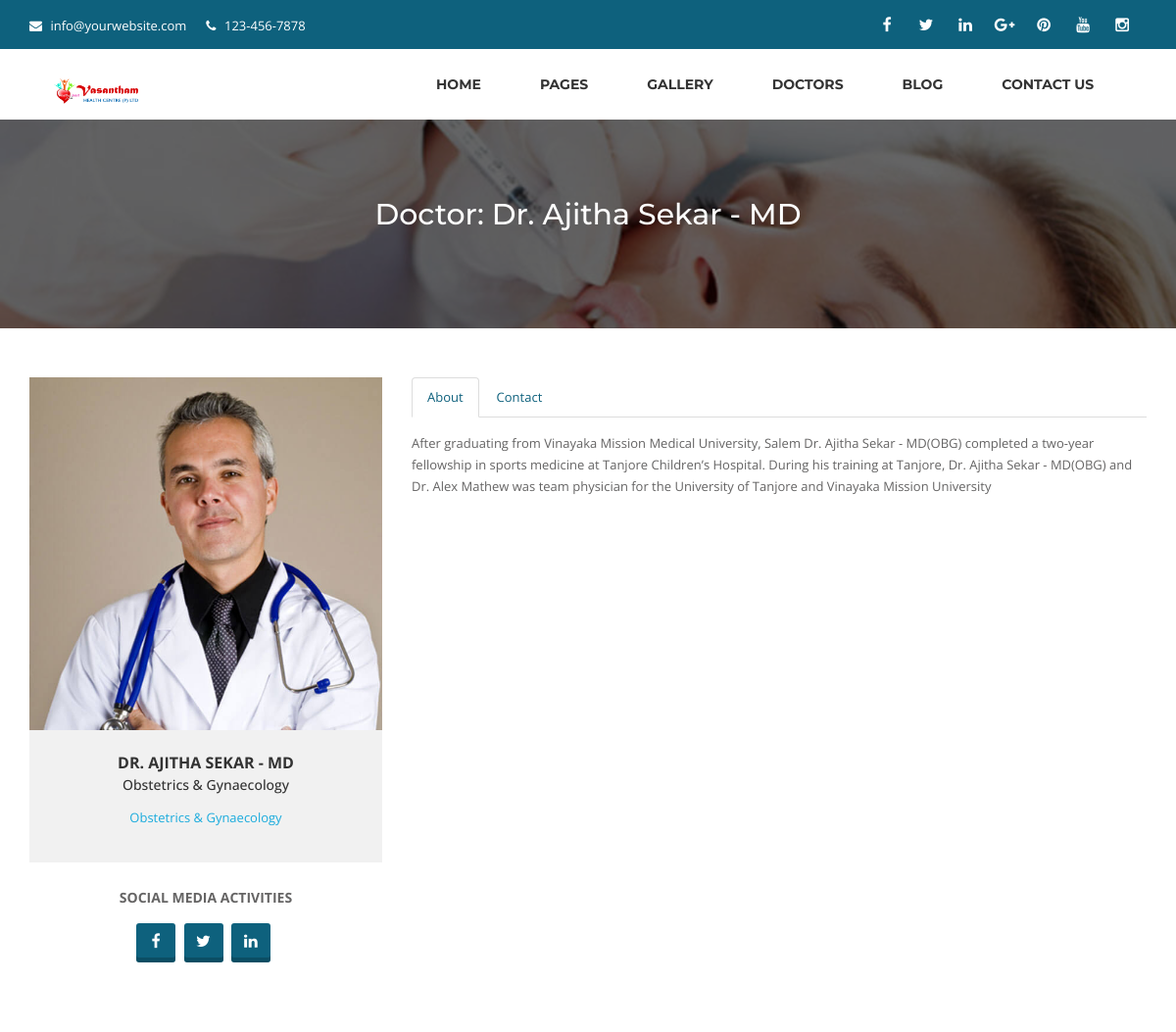
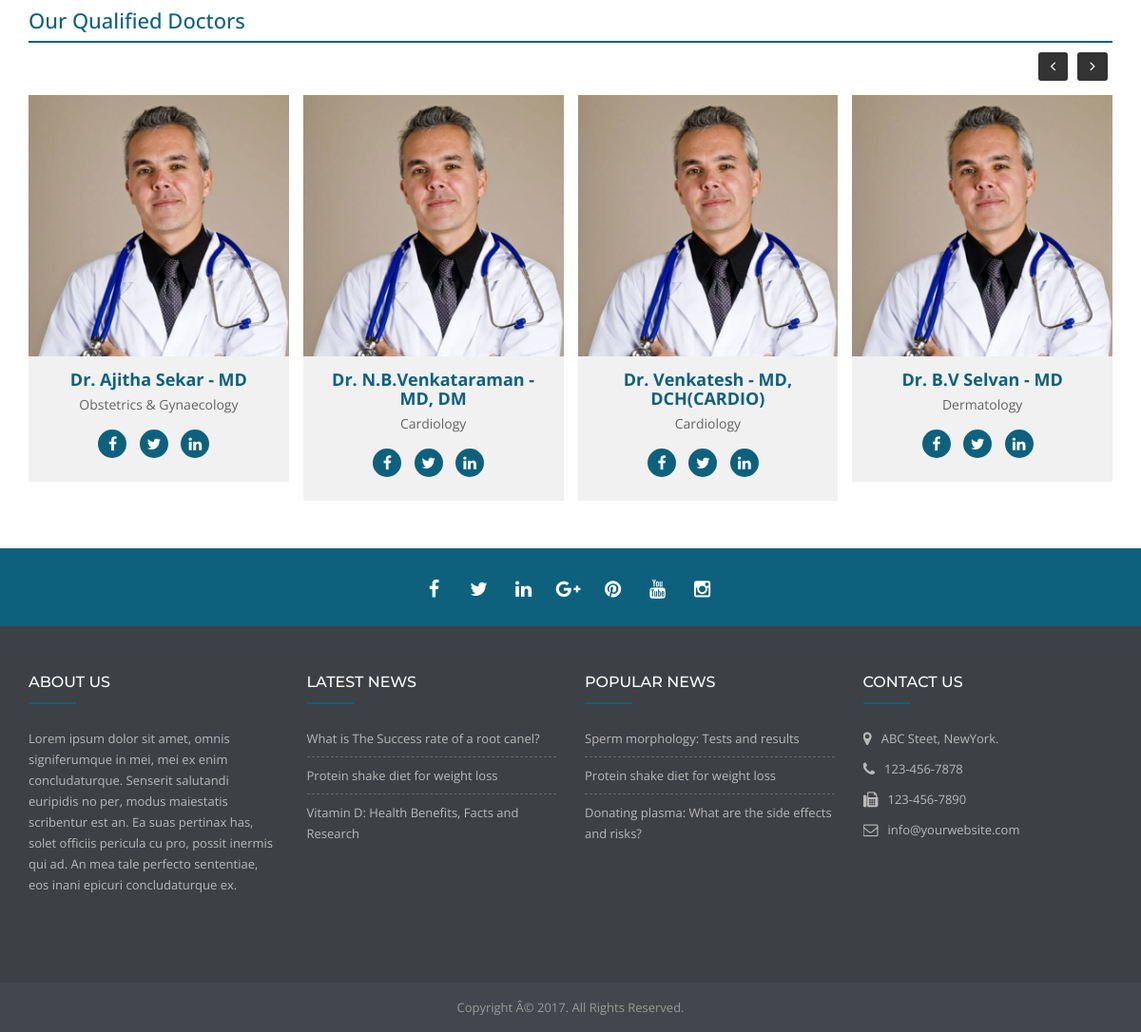
The page /backend/doctor/dr-ajitha-sekar on the database its author committed (2 pictures, top to bottom).
### tables this page shows
CREATE TABLE `settings` (
  `id` int(11) NOT NULL,
  `logo` varchar(255) NOT NULL,
  `favicon` varchar(255) NOT NULL,
  `footer_about` text NOT NULL,
  `footer_copyright` text NOT NULL,
  `contact_address` text NOT NULL,
  `contact_email` varchar(255) NOT NULL,
  `contact_phone` varchar(255) NOT NULL,
  `contact_fax` varchar(255) NOT NULL,
  `contact_map_iframe` text NOT NULL,
  `receive_email` varchar(255) NOT NULL,
  `receive_email_subject` varchar(255) NOT NULL,
  `receive_email_thank_you_message` text NOT NULL,
  `total_recent_news_footer` int(10) NOT NULL,
  `total_popular_news_footer` int(10) NOT NULL,
  `total_recent_news_sidebar` int(11) NOT NULL,
  `total_popular_news_sidebar` int(11) NOT NULL,
  `total_recent_news_home_page` int(11) NOT NULL,
  `meta_title_home` text NOT NULL,
  `meta_keyword_home` text NOT NULL,
  `meta_description_home` text NOT NULL,
  `home_title_service` varchar(255) NOT NULL,
  `home_subtitle_service` varchar(255) NOT NULL,
  `home_status_service` int(11) NOT NULL,
  `home_title_department` varchar(255) NOT NULL,
  `home_subtitle_department` varchar(255) NOT NULL,
  `home_status_department` int(11) NOT NULL,
  `home_title_doctor` varchar(255) NOT NULL,
  `home_subtitle_doctor` varchar(255) NOT NULL,
  `home_status_doctor` int(11) NOT NULL,
  `home_title_pricing` varchar(255) NOT NULL,
  `home_subtitle_pricing` varchar(255) NOT NULL,
  `home_status_pricing` int(11) NOT NULL,
  `home_title_testimonial` varchar(255) NOT NULL,
  `home_subtitle_testimonial` varchar(255) NOT NULL,
  `home_status_testimonial` int(11) NOT NULL,
  `home_title_news` varchar(255) NOT NULL,
  `home_subtitle_news` varchar(255) NOT NULL,
  `home_status_news` int(11) NOT NULL,
  `home_title_partner` varchar(255) NOT NULL,
  `home_subtitle_partner` varchar(255) NOT NULL,
  `home_status_partner` int(11) NOT NULL,
  `color` varchar(20) NOT NULL
);

CREATE TABLE `social` (
  `social_id` int(11) NOT NULL,
  `social_name` varchar(30) NOT NULL,
  `social_url` varchar(255) NOT NULL,
  `social_icon` varchar(30) NOT NULL
);

CREATE TABLE `menu` (
  `menu_id` int(11) NOT NULL,
  `menu_type` varchar(255) NOT NULL,
  `menu_name` varchar(255) NOT NULL,
  `category_or_page_slug` varchar(255) NOT NULL,
  `menu_order` int(11) NOT NULL,
  `menu_parent` int(11) NOT NULL,
  `menu_url` varchar(255) NOT NULL
);

CREATE TABLE `doctor` (
  `id` int(11) NOT NULL,
  `name` varchar(255) NOT NULL,
  `slug` varchar(255) NOT NULL,
  `designation_id` int(11) NOT NULL,
  `photo` varchar(255) NOT NULL,
  `banner` varchar(255) NOT NULL,
  `degree` varchar(255) NOT NULL,
  `detail` text NOT NULL,
  `facebook` varchar(255) NOT NULL,
  `twitter` varchar(255) NOT NULL,
  `linkedin` varchar(255) NOT NULL,
  `youtube` varchar(255) NOT NULL,
  `google_plus` varchar(255) NOT NULL,
  `instagram` varchar(255) NOT NULL,
  `flickr` varchar(255) NOT NULL,
  `address` text NOT NULL,
  `practice_location` text NOT NULL,
  `phone` varchar(100) NOT NULL,
  `email` varchar(100) NOT NULL,
  `website` varchar(100) NOT NULL,
  `status` varchar(30) NOT NULL,
  `meta_title` varchar(255) NOT NULL,
  `meta_keyword` text NOT NULL,
  `meta_description` text NOT NULL
);

CREATE TABLE `designation` (
  `designation_id` int(11) NOT NULL,
  `designation_name` varchar(100) NOT NULL,
  `department_tamil` text DEFAULT NULL,
  `designation_detail` varchar(250) DEFAULT NULL
);

CREATE TABLE `news` (
  `news_id` int(11) NOT NULL,
  `news_title` varchar(255) NOT NULL,
  `news_slug` varchar(255) NOT NULL,
  `news_content` text NOT NULL,
  `news_date` varchar(255) NOT NULL,
  `photo` varchar(255) NOT NULL,
  `category_id` int(11) NOT NULL,
  `publisher` varchar(255) NOT NULL,
  `total_view` int(11) NOT NULL,
  `meta_title` varchar(255) NOT NULL,
  `meta_keyword` text NOT NULL,
  `meta_description` text NOT NULL
);

### backend/doctor.php (the view, shortened to what this page needs)
<?php require_once('header.php'); ?>
<?php
$statement = $pdo->prepare("SELECT * FROM doctor WHERE slug=?");
$statement->execute(array($_REQUEST['slug']));
$result = $statement->fetchAll(PDO::FETCH_ASSOC);
foreach ($result as $row)
{
	$name              = $row['name'];
	$designation_id    = $row['designation_id'];
	$photo             = $row['photo'];
	$banner            = $row['banner'];
	$detail            = $row['detail'];
	$facebook          = $row['facebook'];
	$twitter           = $row['twitter'];
	$linkedin          = $row['linkedin'];
}
$statement = $pdo->prepare("SELECT * FROM designation WHERE designation_id=?");
$statement->execute(array($designation_id));
$result = $statement->fetchAll(PDO::FETCH_ASSOC);
foreach ($result as $row)
{
	$designation_name = $row['designation_name'];
}
?>
<div class="page-banner" style="background-image:url(<?php echo BASE_URL; ?>assets/uploads/<?php echo $banner; ?>);">
	<div class="overlay"></div>
	<div class="container">
		<div class="row">
			<div class="col-md-12">
				<div class="banner-text">
					<h1>Doctor: <?php echo $name; ?></h1>
				</div>
			</div>
		</div>
	</div>
</div>
<section class="doctor-detail">
	<div class="container">
		<div class="row">
			<div class="col-md-4">
				<div class="doctor-single">
					<div class="thumb">
						<img src="<?php echo BASE_URL; ?>assets/uploads/<?php echo $photo; ?>" alt="<?php echo $name; ?>">
					</div>
					<div class="text">
						<h2><?php echo $name; ?></h2>
						<h3><?php echo $designation_name; ?></h3>
						<p>
						<?php echo $designation_name; ?>
						</p>
					</div>
					<div class="social">
						<div class="title">
							Social Media Activities
						</div>
						<ul>
							<?php if($facebook!=''): ?>
								<li><a href="<?php echo $facebook; ?>" target="_blank"><i class="fa fa-facebook"></i></a></li>
							<?php endif; ?>
							<?php if($twitter!=''): ?>
								<li><a href="<?php echo $twitter; ?>" target="_blank"><i class="fa fa-twitter"></i></a></li>
							<?php endif; ?>
							<?php if($linkedin!=''): ?>
								<li><a href="<?php echo $linkedin; ?>" target="_blank"><i class="fa fa-linkedin"></i></a></li>
							<?php endif; ?>
						</ul>
					</div>
				</div>
			</div>
			<div class="col-md-8">
				<div class="doctor-detail-tab">
					<ul class="nav nav-tabs">
						<li class="active"><a href="#tab1" data-toggle="tab" aria-expanded="true">About</a></li>
						<li class=""><a href="#tab2" data-toggle="tab" aria-expanded="false">Contact</a></li>
					</ul>
					<div class="tab-content">
						<div class="tab-pane fade active in" id="tab1">
							<div class="row">
								<div class="col-md-12">
									<div class="content">
										<?php echo $detail; ?>
									</div>
								</div>
							</div>
						</div>
					</div>
				</div>
			</div>
		</div>
	</div>
</section>
<section class="doctor-v2" style="padding-top:0;">
	<div class="container">
		<div class="row">
			<div class="col-md-12">
				<div class="heading-normal">
					<h2>Our Qualified Doctors</h2>
				</div>
			</div>
		</div>
		<div class="gap-small"></div>
		<div class="row">
			<div class="col-md-12">
				<div class="doctor-carousel">
					<?php
					$statement = $pdo->prepare("SELECT
												t1.id,
												t1.name,
												t1.slug,
												t1.designation_id,
												t1.photo,
												t1.facebook,
												t1.twitter,
												t1.linkedin,
												t1.youtube,
												t1.google_plus,
												t1.instagram,
												t1.flickr,
												t2.designation_id,
												t2.designation_name
					                           FROM doctor t1
					                           JOIN designation t2
					                           ON t1.designation_id = t2.designation_id
					                           WHERE t1.status = ?
					                           ");
					$statement->execute(array('Active'));
					$result = $statement->fetchAll(PDO::FETCH_ASSOC);
					foreach ($result as $row) {
						?>
						<div class="item wow fadeInUp">
							<div class="thumb">
								<div class="photo" style="background-image:url(<?php echo BASE_URL; ?>assets/uploads/<?php echo $row['photo']; ?>);"></div>
							</div>
							<div class="text">
								<h3><a href="<?php echo BASE_URL; ?>doctor/<?php echo $row['slug']; ?>"><?php echo $row['name']; ?></a></h3>
								<p><?php echo $row['designation_name']; ?></p>
								<div class="social-icons">
									<ul>
										<?php if($row['facebook']!=''): ?>
											<li><a href="<?php echo $row['facebook']; ?>" target="_blank"><i class="fa fa-facebook"></i></a></li>
										<?php endif; ?>
										<?php if($row['twitter']!=''): ?>
											<li><a href="<?php echo $row['twitter']; ?>" target="_blank"><i class="fa fa-twitter"></i></a></li>
										<?php endif; ?>
										<?php if($row['linkedin']!=''): ?>
											<li><a href="<?php echo $row['linkedin']; ?>" target="_blank"><i class="fa fa-linkedin"></i></a></li>
										<?php endif; ?>
									</ul>
								</div>
							</div>
						</div>
						<?php
					}
					?>
				</div>
			</div>
		</div>
	</div>
</section>
<?php require_once('footer.php'); ?>

### backend/header.php (shortened to what this page needs)
<?php
include("admin/config.php");
?>
<?php
$statement = $pdo->prepare("SELECT * FROM settings WHERE id=1");
$statement->execute();
$result = $statement->fetchAll(PDO::FETCH_ASSOC);
foreach ($result as $row)
{
	$logo = $row['logo'];
	$contact_email = $row['contact_email'];
	$contact_phone = $row['contact_phone'];
}
?>
<!DOCTYPE html>
<html dir="ltr" lang="en">
<head>
	<link rel="stylesheet" href="<?php echo BASE_URL; ?>assets/css/bootstrap.min.css">
	<link rel="stylesheet" href="<?php echo BASE_URL; ?>assets/css/slicknav.css">
	<link rel="stylesheet" href="<?php echo BASE_URL; ?>assets/css/superfish.css">
	<link rel="stylesheet" href="<?php echo BASE_URL; ?>assets/css/animate.css">
	<link rel="stylesheet" href="<?php echo BASE_URL; ?>assets/css/jquery.bxslider.css">
	<link rel="stylesheet" href="<?php echo BASE_URL; ?>assets/css/hover.css">
	<link rel="stylesheet" href="<?php echo BASE_URL; ?>assets/css/magnific-popup.css">
	<link rel="stylesheet" href="<?php echo BASE_URL; ?>assets/css/style.css">
	<link rel="stylesheet" href="<?php echo BASE_URL; ?>assets/css/responsive.css">
</head>
<body>
	<div class="page-wrapper">
		<div class="top-bar">
			<div class="container">
				<div class="row">
					<div class="col-md-4 top-contact">
						<div class="list">
							<i class="fa fa-envelope"></i> <a href="mailto:<?php echo $contact_email; ?>"><?php echo $contact_email; ?></a>
						</div>
						<div class="list">
							<i class="fa fa-phone"></i> <?php echo $contact_phone; ?>
						</div>
					</div>
					<div class="col-md-8 top-social">
						<ul>
							<?php
							$statement = $pdo->prepare("SELECT * FROM social");
							$statement->execute();
							$result = $statement->fetchAll(PDO::FETCH_ASSOC);
							foreach ($result as $row)
							{
								if($row['social_url']!='')
								{
									echo '<li><a href="'.$row['social_url'].'"><i class="'.$row['social_icon'].'"></i></a></li>';
								}
							}
							?>
						</ul>
					</div>
				</div>
			</div>
		</div>
		<header>
			<div class="container">
				<div class="row">
					<div class="col-md-4 logo">
						<a href="<?php echo BASE_URL; ?>"><img src="<?php echo BASE_URL; ?>assets/uploads/<?php echo $logo; ?>" alt=""></a>
					</div>
					<div class="col-md-8 nav-wrapper">
						<div class="nav">
							<ul class="sf-menu">
								<?php
								$statement = $pdo->prepare("SELECT * FROM menu ORDER BY menu_order ASC");
								$statement->execute();
								$result = $statement->fetchAll(PDO::FETCH_ASSOC);
								foreach ($result as $row)
								{
									echo '<li>';
									if($row['menu_parent']==0)
									{
										if($row['menu_type']=='Page')
										{
											echo '
											<a href="'.BASE_URL.'page/'.$row['category_or_page_slug'].'">
												<span class="menu-title">
													'.$row['menu_name'].'
												</span>
											</a>
											';
										}
										if($row['menu_type']=='Other')
										{
											echo '<a href="'.$row['menu_url'].'">';
											echo '
												<span class="menu-title">
													'.$row['menu_name'].'
												</span>
												';
											echo '</a>';
										}
									}
									echo '</li>';
								}
								?>
							</ul>
						</div>
					</div>
				</div>
			</div>
		</header>

### backend/footer.php (shortened to what this page needs)
		<?php
		$statement = $pdo->prepare("SELECT * FROM settings WHERE id=1");
		$statement->execute();
		$result = $statement->fetchAll(PDO::FETCH_ASSOC);
		foreach ($result as $row)
		{
			$footer_about                = $row['footer_about'];
			$footer_copyright            = $row['footer_copyright'];
			$contact_address             = $row['contact_address'];
			$contact_email               = $row['contact_email'];
			$contact_phone               = $row['contact_phone'];
			$contact_fax                 = $row['contact_fax'];
			$total_recent_news_footer    = $row['total_recent_news_footer'];
			$total_popular_news_footer   = $row['total_popular_news_footer'];
		}
		?>
		<section class="footer-social">
			<div class="container">
				<div class="row">
					<div class="col-md-12">
						<div class="item">
							<ul>
								<?php
								$statement = $pdo->prepare("SELECT * FROM social");
								$statement->execute();
								$result = $statement->fetchAll(PDO::FETCH_ASSOC);
								foreach ($result as $row)
								{
									if($row['social_url']!='')
									{
										echo '<li><a href="'.$row['social_url'].'"><i class="'.$row['social_icon'].'"></i></a></li>';
									}
								}
								?>
							</ul>
						</div>
					</div>
				</div>
			</div>
		</section>
		<section class="footer-main">
			<div class="container">
				<div class="row">
					<div class="col-sm-6 col-md-3 col-lg-3 footer-col">
						<h3>About Us</h3>
						<p>
							<?php echo nl2br($footer_about); ?>
						</p>
					</div>
					<div class="col-sm-6 col-md-3 col-lg-3 footer-col">
						<h3>Latest News</h3>
						<?php
						$i=0;
						$statement = $pdo->prepare("SELECT * FROM news ORDER BY news_id DESC");
						$statement->execute();
						$result = $statement->fetchAll(PDO::FETCH_ASSOC);
						foreach ($result as $row) {
							$i++;
							if($i>$total_recent_news_footer) {break;}
							?>
							<div class="news-item">
								<div class="news-title"><a href="<?php echo BASE_URL; ?>news/<?php echo $row['news_slug']; ?>"><?php echo $row['news_title']; ?></a></div>
							</div>
							<?php
						}
						?>
					</div>
					<div class="col-sm-6 col-md-3 col-lg-3 footer-col">
						<h3>Popular News</h3>
						<?php
						$i=0;
						$statement = $pdo->prepare("SELECT * FROM news ORDER BY total_view DESC");
						$statement->execute();
						$result = $statement->fetchAll(PDO::FETCH_ASSOC);
						foreach ($result as $row) {
							$i++;
							if($i>$total_popular_news_footer) {break;}
							?>
							<div class="news-item">
								<div class="news-title"><a href="<?php echo BASE_URL; ?>news/<?php echo $row['news_slug']; ?>"><?php echo $row['news_title']; ?></a></div>
							</div>
							<?php
						}
						?>
					</div>
					<div class="col-sm-6 col-md-3 col-lg-3 footer-col">
						<h3>Contact Us</h3>
						<div class="contact-item">
							<div class="icon"><i class="fa fa-map-marker"></i></div>
							<div class="text"><?php echo $contact_address; ?></div>
						</div>
						<div class="contact-item">
							<div class="icon"><i class="fa fa-phone"></i></div>
							<div class="text"><?php echo $contact_phone; ?></div>
						</div>
						<div class="contact-item">
							<div class="icon"><i class="fa fa-fax"></i></div>
							<div class="text"><?php echo $contact_fax; ?></div>
						</div>
						<div class="contact-item">
							<div class="icon"><i class="fa fa-envelope-o"></i></div>
							<div class="text"><?php echo $contact_email; ?></div>
						</div>
					</div>
				</div>
			</div>
		</section>
		<section class="footer-bottom">
			<div class="container">
				<div class="row">
					<div class="col-md-12 copyright" style="text-align: center;">
						<?php echo $footer_copyright; ?>
					</div>
				</div>
			</div>
		</section>
	</div>
</body>
</html>

### rows shown on the page
settings: contact_email "info@yourwebsite.com", contact_phone "123-456-7878", logo (picture), footer_about "Lorem ipsum dolor sit amet, omnis signiferumque in mei, mei ex enim concludaturque. Senserit salutandi euripidis no per, modus maiestatis scribentur est an. Ea suas pertinax has, solet officiis pericula cu pro, possit inermis qui ad. An mea tale perfecto sententiae, eos inani epicuri concludaturque ex.", contact_address "ABC Steet, NewYork.", contact_fax "123-456-7890", footer_copyright "Copyright Â© 2017. All Rights Reserved."
menu: menu_name "HOME"
menu: menu_name "PAGES"
menu: menu_name "GALLERY"
menu: menu_name "DOCTORS"
menu: menu_name "BLOG"
menu: menu_name "CONTACT US"
doctor: banner (picture), name "Dr. Ajitha Sekar - MD", photo (picture), name "DR. AJITHA SEKAR - MD", detail "After graduating from Vinayaka Mission Medical University, Salem Dr. Ajitha Sekar - MD(OBG) completed a two-year fellowship in sports medicine at Tanjore Children’s Hospital. During his training at Tanjore, Dr. Ajitha Sekar - MD(OBG) and Dr. Alex Mathew was team physician for the University of Tanjore and Vinayaka Mission University", designation.designation_name "Obstetrics & Gynaecology"
designation: designation_name "Obstetrics & Gynaecology"
doctor: photo (picture), name "Dr. N.B.Venkataraman - MD, DM", designation.designation_name "Cardiology"
doctor: photo (picture), name "Dr. Venkatesh - MD, DCH(CARDIO)", designation.designation_name "Cardiology"
doctor: photo (picture), name "Dr. B.V Selvan - MD", designation.designation_name "Dermatology"
news: news_title "What is The Success rate of a root canel?"
news: news_title "Protein shake diet for weight loss"
news: news_title "Vitamin D: Health Benefits, Facts and Research"
news: news_title "Sperm morphology: Tests and results"
news: news_title "Donating plasma: What are the side effects and risks?"
